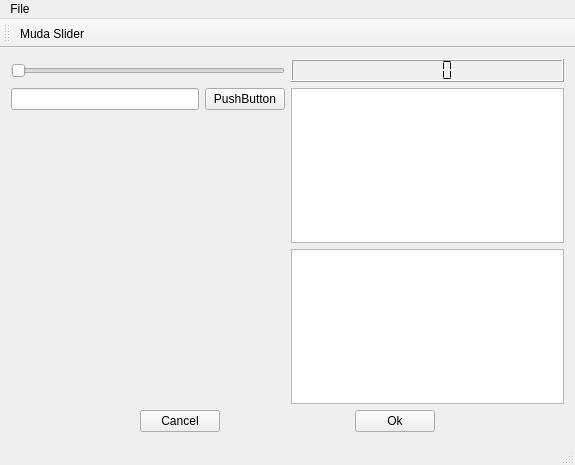
<?xml version="1.0" encoding="UTF-8"?>
<ui version="4.0">
 <class>MainWindow</class>
 <widget class="QMainWindow" name="MainWindow">
  <property name="geometry">
   <rect>
    <x>0</x>
    <y>0</y>
    <width>575</width>
    <height>465</height>
   </rect>
  </property>
  <property name="windowTitle">
   <string>MainWindow</string>
  </property>
  <widget class="QWidget" name="centralWidget">
   <layout class="QVBoxLayout" name="verticalLayout_3">
    <item>
     <layout class="QHBoxLayout" name="horizontalLayout" stretch="50,50">
      <item>
       <widget class="QSlider" name="horizontalSlider">
        <property name="orientation">
         <enum>Qt::Horizontal</enum>
        </property>
       </widget>
      </item>
      <item>
       <widget class="QLCDNumber" name="lcdNumber">
        <property name="frameShape">
         <enum>QFrame::Box</enum>
        </property>
        <property name="segmentStyle">
         <enum>QLCDNumber::Flat</enum>
        </property>
       </widget>
      </item>
     </layout>
    </item>
    <item>
     <layout class="QHBoxLayout" name="horizontalLayout_4">
      <item>
       <layout class="QVBoxLayout" name="verticalLayout_2" stretch="0,100">
        <item>
         <layout class="QHBoxLayout" name="horizontalLayout_2">
          <item>
           <widget class="QLineEdit" name="lineEditTexto"/>
          </item>
          <item>
           <widget class="QPushButton" name="pushButtonTexto">
            <property name="text">
             <string>PushButton</string>
            </property>
           </widget>
          </item>
         </layout>
        </item>
        <item>
         <widget class="Plotter" name="widgetSeno" native="true"/>
        </item>
       </layout>
      </item>
      <item>
       <layout class="QVBoxLayout" name="verticalLayout">
        <item>
         <widget class="QTextEdit" name="textEditTexto"/>
        </item>
        <item>
         <widget class="QTextBrowser" name="textBrowserTexto"/>
        </item>
       </layout>
      </item>
     </layout>
    </item>
    <item>
     <layout class="QHBoxLayout" name="horizontalLayout_3">
      <item>
       <spacer name="horizontalSpacer">
        <property name="orientation">
         <enum>Qt::Horizontal</enum>
        </property>
        <property name="sizeHint" stdset="0">
         <size>
          <width>40</width>
          <height>20</height>
         </size>
        </property>
       </spacer>
      </item>
      <item>
       <widget class="QPushButton" name="pushButtonCancel">
        <property name="text">
         <string>Cancel</string>
        </property>
       </widget>
      </item>
      <item>
       <spacer name="horizontalSpacer_2">
        <property name="orientation">
         <enum>Qt::Horizontal</enum>
        </property>
        <property name="sizeHint" stdset="0">
         <size>
          <width>40</width>
          <height>20</height>
         </size>
        </property>
       </spacer>
      </item>
      <item>
       <widget class="QPushButton" name="pushButtonOk">
        <property name="text">
         <string>Ok</string>
        </property>
       </widget>
      </item>
      <item>
       <spacer name="horizontalSpacer_3">
        <property name="orientation">
         <enum>Qt::Horizontal</enum>
        </property>
        <property name="sizeHint" stdset="0">
         <size>
          <width>40</width>
          <height>20</height>
         </size>
        </property>
       </spacer>
      </item>
     </layout>
    </item>
   </layout>
  </widget>
  <widget class="QMenuBar" name="menuBar">
   <property name="geometry">
    <rect>
     <x>0</x>
     <y>0</y>
     <width>575</width>
     <height>25</height>
    </rect>
   </property>
   <widget class="QMenu" name="menuFile">
    <property name="title">
     <string>File</string>
    </property>
    <addaction name="actionMuda_Slider"/>
   </widget>
   <addaction name="menuFile"/>
  </widget>
  <widget class="QToolBar" name="mainToolBar">
   <attribute name="toolBarArea">
    <enum>TopToolBarArea</enum>
   </attribute>
   <attribute name="toolBarBreak">
    <bool>false</bool>
   </attribute>
   <addaction name="actionMuda_Slider"/>
  </widget>
  <widget class="QStatusBar" name="statusBar"/>
  <action name="actionMuda_Slider">
   <property name="icon">
    <iconset resource="resources.qrc">
     <normaloff>:/resources/trollface.png</normaloff>:/resources/trollface.png</iconset>
   </property>
   <property name="text">
    <string>Muda Slider</string>
   </property>
  </action>
 </widget>
 <layoutdefault spacing="6" margin="11"/>
 <customwidgets>
  <customwidget>
   <class>Plotter</class>
   <extends>QWidget</extends>
   <header>plotter.h</header>
   <container>1</container>
  </customwidget>
 </customwidgets>
 <resources>
  <include location="resources.qrc"/>
 </resources>
 <connections>
  <connection>
   <sender>horizontalSlider</sender>
   <signal>valueChanged(int)</signal>
   <receiver>lcdNumber</receiver>
   <slot>display(int)</slot>
   <hints>
    <hint type="sourcelabel">
     <x>152</x>
     <y>61</y>
    </hint>
    <hint type="destinationlabel">
     <x>373</x>
     <y>70</y>
    </hint>
   </hints>
  </connection>
  <connection>
   <sender>pushButtonTexto</sender>
   <signal>clicked()</signal>
   <receiver>MainWindow</receiver>
   <slot>copiaText()</slot>
   <hints>
    <hint type="sourcelabel">
     <x>119</x>
     <y>183</y>
    </hint>
    <hint type="destinationlabel">
     <x>309</x>
     <y>263</y>
    </hint>
   </hints>
  </connection>
  <connection>
   <sender>actionMuda_Slider</sender>
   <signal>triggered()</signal>
   <receiver>MainWindow</receiver>
   <slot>vivew()</slot>
   <hints>
    <hint type="sourcelabel">
     <x>-1</x>
     <y>-1</y>
    </hint>
    <hint type="destinationlabel">
     <x>191</x>
     <y>168</y>
    </hint>
   </hints>
  </connection>
 </connections>
 <slots>
  <slot>copiaText()</slot>
  <slot>vivew()</slot>
 </slots>
</ui>
